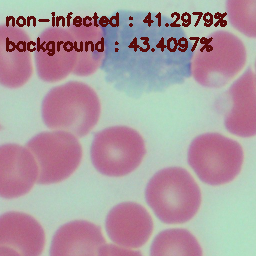
#> input picture image-30.png, 256 x 256 px, found by its file name
$ python seeds.py
#> lines starting #> are read from the running program, lines starting #| are printed output that depends on the picture
import cv2 as cv
import numpy as np
import sys
import random


#read image
img = cv.imread('images-kaggle/image-30.png')
#> img is the input picture: shape (256, 256, 3); mean B, G, R 160.6, 154.7, 172.9
converted_img = cv.cvtColor(img, cv.COLOR_BGR2HSV)
#> converted_img: shape (256, 256, 3); mean H, S, V 111, 64, 185.6


height,width,channels = converted_img.shape
#> height = 256; width = 256; channels = 3
num_iterations = 10
prior = 2
double_step = False
num_superpixels = 200
num_levels = 4
num_histogram_bins = 5


seeds = cv.ximgproc.createSuperpixelSEEDS(width, height, channels, num_superpixels, num_levels, prior, num_histogram_bins)
color_img = np.zeros((height,width,3), np.uint8)
color_img[:] = (0, 0, 255)
seeds.iterate(converted_img, num_iterations)


# retrieve the segmentation result
labels = seeds.getLabels()


# labels output: use the last x bits to determine the color
num_label_bits = 2
labels &= (1<<num_label_bits)-1
labels *= 1<<(16-num_label_bits)


mask = seeds.getLabelContourMask(False)
obtainedSuperpixels = seeds.getNumberOfSuperpixels()
#> obtainedSuperpixels = 100
meanColors = []


# stitch foreground & background together
mask_inv = cv.bitwise_not(mask)
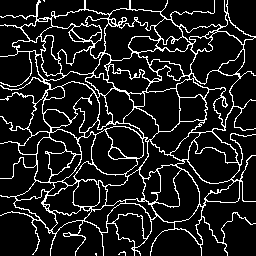
#> mask: shape (256, 256); 12% white in thin lines or dots
result_bg = cv.bitwise_and(img, img, mask=mask_inv)
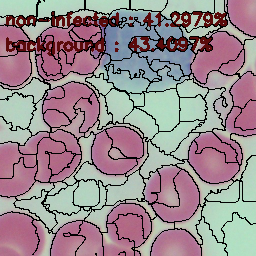
#> result_bg: shape (256, 256, 3); mean B, G, R 141.2, 136, 152.3
result_fg = cv.bitwise_and(color_img, color_img, mask=mask)
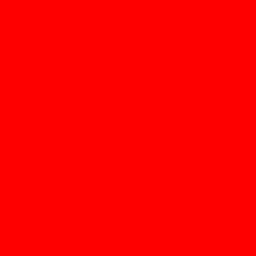
#> color_img: shape (256, 256, 3); mean of channels 0, 1, 2 0, 0, 255; drawn as B, G, R
result = cv.add(result_bg, result_fg)
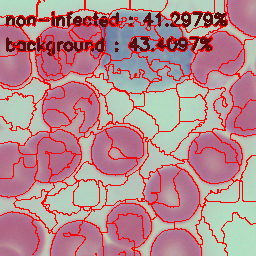
#> result: shape (256, 256, 3); mean B, G, R 141.2, 136, 183


cv.namedWindow('mask',0)
cv.namedWindow('result_bg',0)
cv.namedWindow('result_fg',0)
cv.namedWindow('result',0)


cv.imshow('mask',mask_inv)
cv.imshow('result_bg',result_bg)
cv.imshow('result_fg',result_fg)
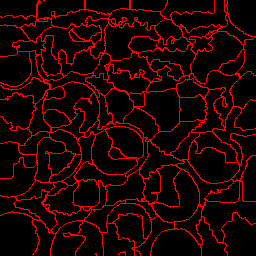
#> window 'result_fg': shape (256, 256, 3); mean B, G, R 0, 0, 30.7
cv.imshow('result',result)


cv.waitKey(0)

$ run again, with image-1.png copied over image-30.png
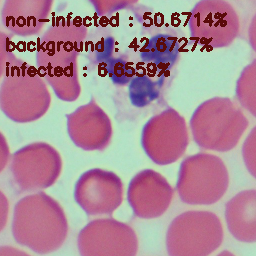
#> input picture image-1.png, 256 x 256 px, found by its file name
#> img is the input picture: shape (256, 256, 3); mean B, G, R 150.4, 135.9, 172.1
#> converted_img: shape (256, 256, 3); mean H, S, V 115.4, 87.7, 183.4
#> `mask_inv = cv.bitwise_not(mask)`:
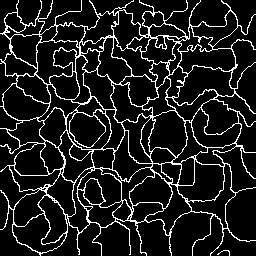
#> mask: shape (256, 256); 11.5% white in thin lines or dots
#> `cv.imshow('result_fg',result_fg)`:
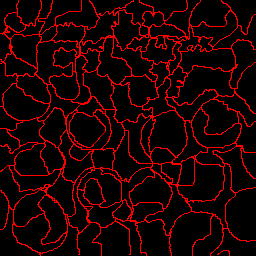
#> window 'result_fg': shape (256, 256, 3); mean B, G, R 0, 0, 29.3

$ run again, with image-10.png copied over image-30.png
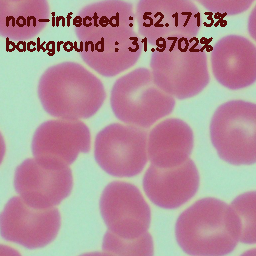
#> input picture image-10.png, 256 x 256 px, found by its file name
#> img is the input picture: shape (256, 256, 3); mean B, G, R 153.6, 144.3, 179.1
#> converted_img: shape (256, 256, 3); mean H, S, V 124.2, 80.1, 189
#> `mask_inv = cv.bitwise_not(mask)`:
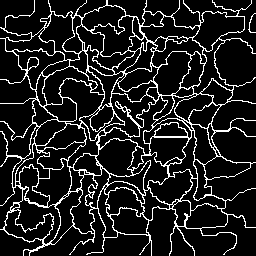
#> mask: shape (256, 256); 12.7% white in thin lines or dots
#> `cv.imshow('result_fg',result_fg)`:
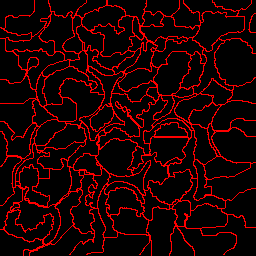
#> window 'result_fg': shape (256, 256, 3); mean B, G, R 0, 0, 32.3

$ run again, with image-100.png copied over image-30.png
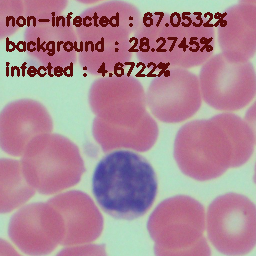
#> input picture image-100.png, 256 x 256 px, found by its file name
#> img is the input picture: shape (256, 256, 3); mean B, G, R 148.8, 135.7, 172.8
#> converted_img: shape (256, 256, 3); mean H, S, V 126.6, 82, 182.3
#> `mask_inv = cv.bitwise_not(mask)`:
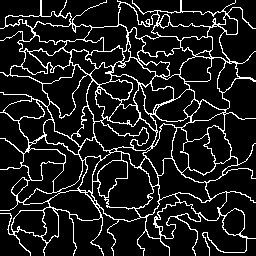
#> mask: shape (256, 256); 12% white in thin lines or dots
#> `cv.imshow('result_fg',result_fg)`:
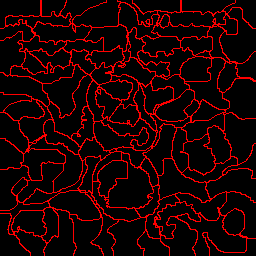
#> window 'result_fg': shape (256, 256, 3); mean B, G, R 0, 0, 30.7
